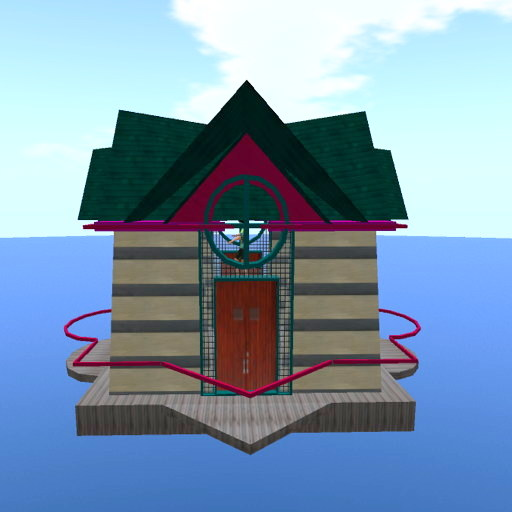
%> input picture Canny/House.jpg, 512 x 512 px
$ octave myCanny.m   (GNU Octave 9; MATLAB toolbox functions it lacks are replaced by stand-ins)
%> lines starting %> are read from the running program, lines starting %| are printed output that depends on the picture; in (x1, y1, x2, y2) boxes, pixels count from 0 and x2, y2 are one past the last pixel; in counts of white or black regions, pixels touching at a corner belong together; the program's own positions count from 1
img = rgb2gray(imread('House.jpg'));
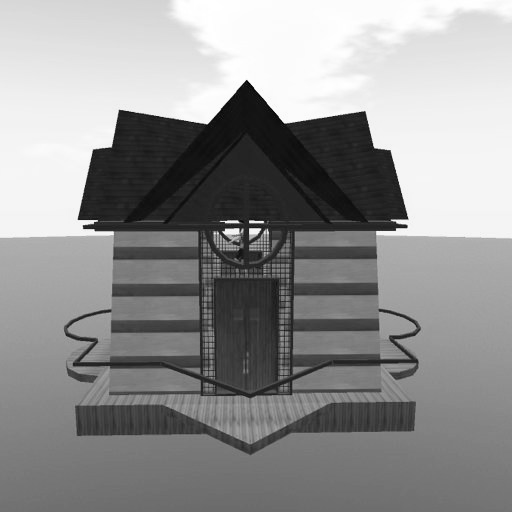
%> img: size 512x512 uint8; min 2, max 255, mean 145.8
imshow(img);
edgeimg = edge(img, 'Canny');
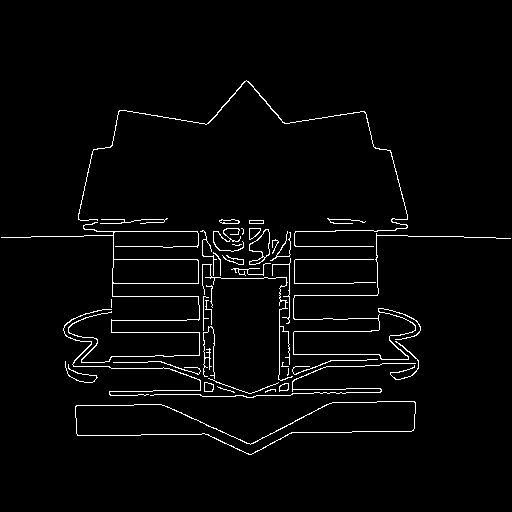
%> edgeimg: size 512x512 logical; 2.7% white in thin lines or dots, all inside (x1, y1, x2, y2) = (1, 80, 511, 455)
imshow(edgeimg);

$ run again, with Canny/magnitude_max_suppression.jpg copied over Canny/House.jpg
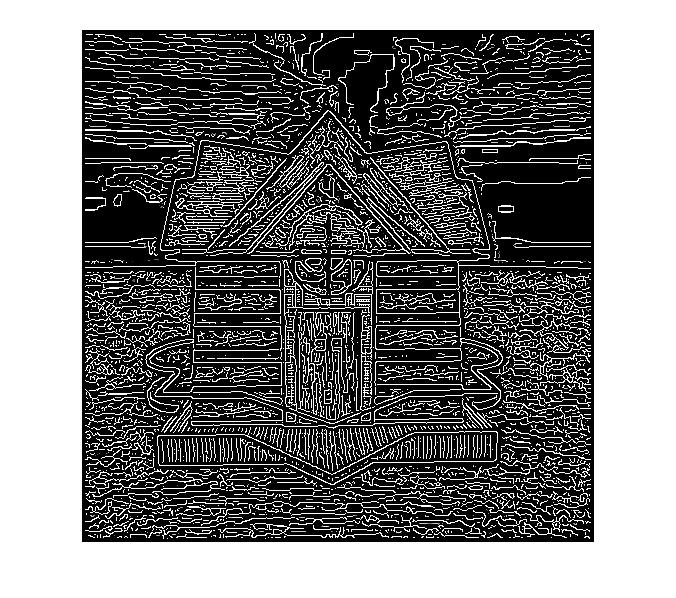
%> input picture Canny/magnitude_max_suppression.jpg, 676 x 598 px
%> `edgeimg = edge(img, 'Canny');`:
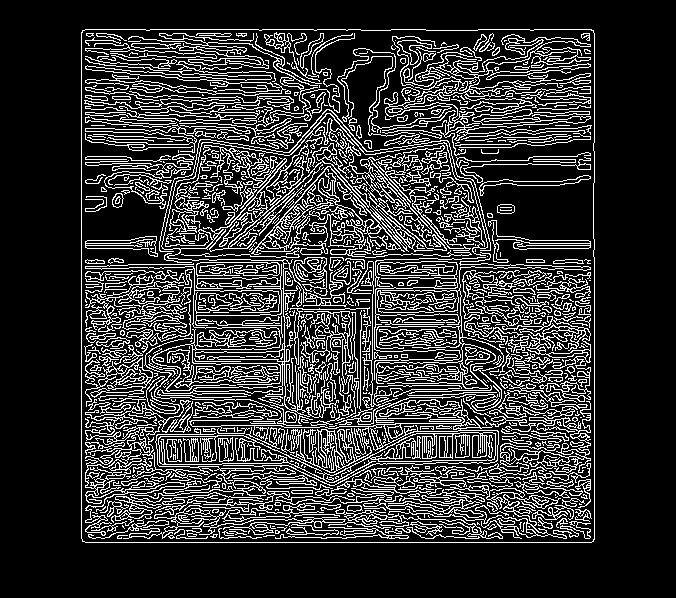
%> edgeimg: size 598x676 logical; 19.9% white in thin lines or dots, all inside (x1, y1, x2, y2) = (81, 29, 595, 543)
